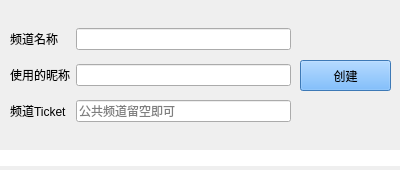
<?xml version="1.0" encoding="UTF-8"?>
<ui version="4.0">
    <class>CreateChaDialog</class>
    <widget class="QWidget" name="CreateChaDialog">
        <property name="geometry">
            <rect>
                <x>0</x>
                <y>0</y>
                <width>400</width>
                <height>170</height>
            </rect>
        </property>
        <property name="sizePolicy">
            <sizepolicy hsizetype="Fixed" vsizetype="Fixed">
                <horstretch>0</horstretch>
                <verstretch>0</verstretch>
            </sizepolicy>
        </property>
        <property name="minimumSize">
            <size>
                <width>400</width>
                <height>170</height>
            </size>
        </property>
        <property name="maximumSize">
            <size>
                <width>400</width>
                <height>170</height>
            </size>
        </property>
        <property name="windowTitle">
            <string>创建频道</string>
        </property>
        <widget class="QPushButton" name="createBtn">
            <property name="geometry">
                <rect>
                    <x>300</x>
                    <y>60</y>
                    <width>91</width>
                    <height>31</height>
                </rect>
            </property>
            <property name="styleSheet">
                <string notr="true">background-color: rgb(85, 170, 255);
                    font: 700 9pt &quot;Microsoft YaHei UI&quot;;
                </string>
            </property>
            <property name="text">
                <string>创建</string>
            </property>
        </widget>
        <widget class="QLabel" name="msgBox">
            <property name="geometry">
                <rect>
                    <x>0</x>
                    <y>150</y>
                    <width>401</width>
                    <height>16</height>
                </rect>
            </property>
            <property name="styleSheet">
                <string notr="true">background-color: rgb(255, 255, 255);</string>
            </property>
            <property name="text">
                <string/>
            </property>
        </widget>
        <widget class="QWidget" name="gridLayoutWidget">
            <property name="geometry">
                <rect>
                    <x>10</x>
                    <y>20</y>
                    <width>281</width>
                    <height>111</height>
                </rect>
            </property>
            <layout class="QGridLayout" name="gridLayout" rowstretch="0,0,0" columnminimumwidth="0,0">
                <item row="0" column="0">
                    <widget class="QLabel" name="label">
                        <property name="text">
                            <string>频道名称</string>
                        </property>
                    </widget>
                </item>
                <item row="1" column="0">
                    <widget class="QLabel" name="label_2">
                        <property name="text">
                            <string>使用的昵称</string>
                        </property>
                    </widget>
                </item>
                <item row="1" column="1">
                    <widget class="QLineEdit" name="nickEdit"/>
                </item>
                <item row="0" column="1">
                    <widget class="QLineEdit" name="chaNameEdit"/>
                </item>
                <item row="2" column="0">
                    <widget class="QLabel" name="label_3">
                        <property name="text">
                            <string>&lt;html&gt;&lt;head/&gt;&lt;body&gt;&lt;p&gt;频道Ticket&lt;/p&gt;&lt;/body&gt;&lt;/html&gt;</string>
                        </property>
                        <property name="textFormat">
                            <enum>Qt::AutoText</enum>
                        </property>
                    </widget>
                </item>
                <item row="2" column="1">
                    <widget class="QLineEdit" name="chaTicketEdit">
                        <property name="sizePolicy">
                            <sizepolicy hsizetype="Expanding" vsizetype="Fixed">
                                <horstretch>0</horstretch>
                                <verstretch>0</verstretch>
                            </sizepolicy>
                        </property>
                        <property name="placeholderText">
                            <string>公共频道留空即可</string>
                        </property>
                    </widget>
                </item>
            </layout>
        </widget>
    </widget>
    <tabstops>
        <tabstop>chaNameEdit</tabstop>
        <tabstop>nickEdit</tabstop>
        <tabstop>chaTicketEdit</tabstop>
        <tabstop>createBtn</tabstop>
    </tabstops>
    <resources/>
    <connections/>
</ui>
